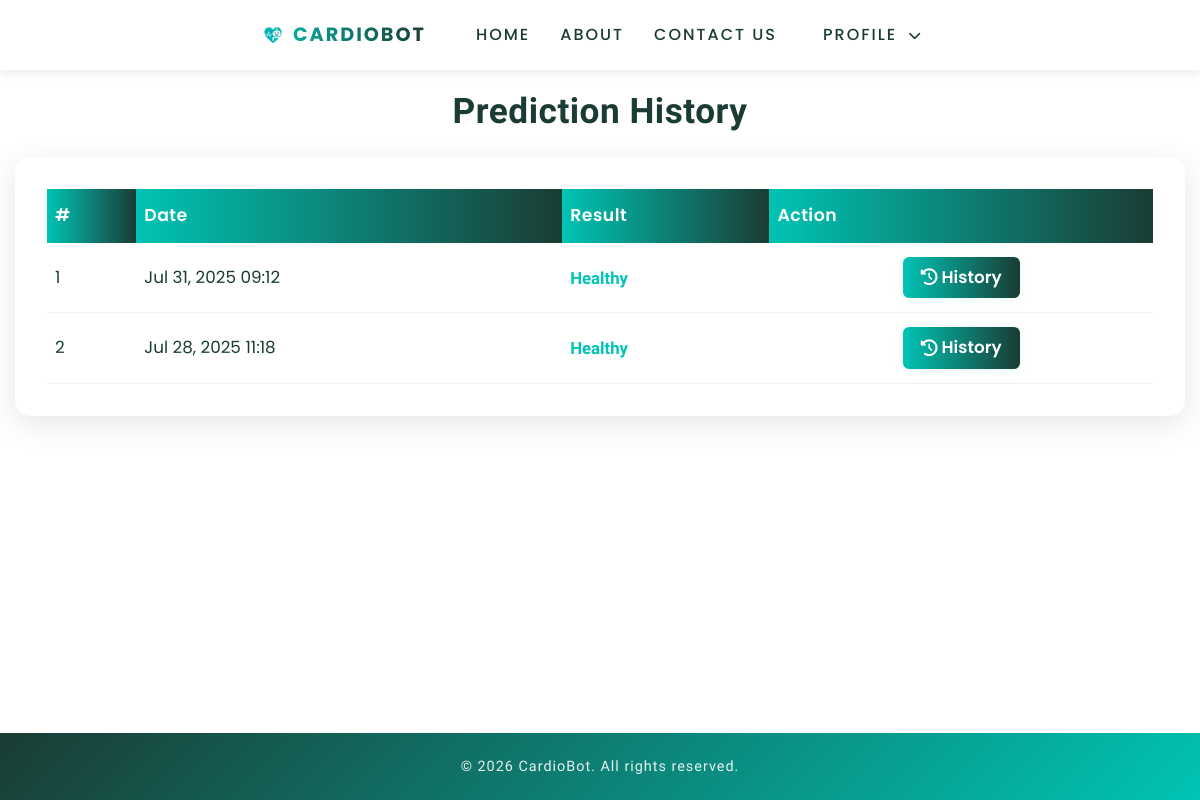
The page /view_search_pat (signed in) on the database as committed earlier.
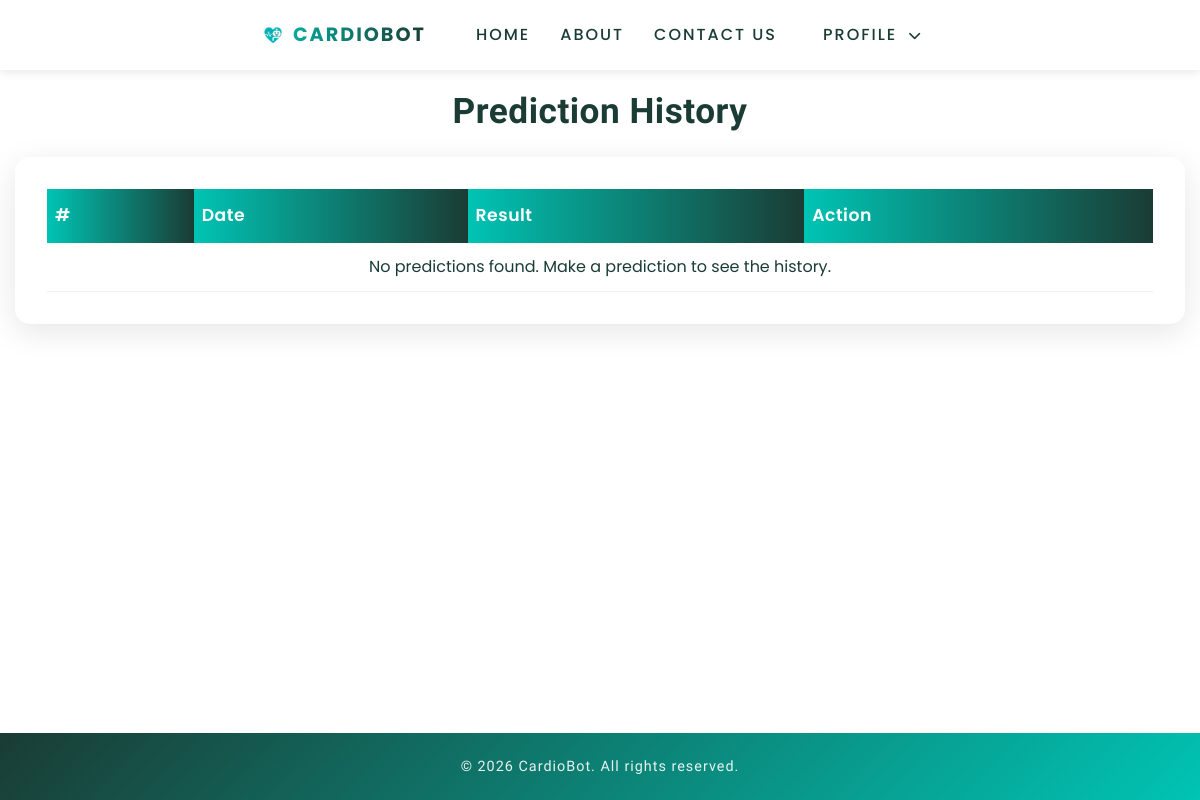
The same page on the database as committed later.
### health/models.py (models this page shows, shortened)
class Search_Data(models.Model):
    patient = models.ForeignKey(Patient, on_delete=models.CASCADE, null=True, blank=True)
    doctor = models.ForeignKey(Doctor, on_delete=models.CASCADE, null=True, blank=True)
    prediction_accuracy = models.CharField(max_length=100,null=True,blank=True)
    result = models.CharField(max_length=100,null=True,blank=True)
    values_list = models.TextField(null=True, blank=True)
    feature_impacts = models.TextField(null=True, blank=True)
    created = models.DateTimeField(auto_now=True,null=True)

### health/views.py (the view)
# urls.py: path('view_search_pat', views.view_search_pat, name='view_search_pat'),
@login_required(login_url="login")
def view_search_pat(request):
    try:
        if request.user.is_staff:
            data = Search_Data.objects.all().order_by('-created')
        elif hasattr(request.user, 'doctor'):
            doctor = request.user.doctor
            data = Search_Data.objects.filter(doctor=doctor).order_by('-created')
        elif hasattr(request.user, 'patient'):
            patient = request.user.patient
            data = Search_Data.objects.filter(patient=patient).order_by('-created')
        else:
            data = []
        for item in data:
            item.parsed_values = {}
            if item.values_list:
                try:
                    item.parsed_values = json.loads(item.values_list)
                except json.JSONDecodeError:
                    print(f"[DEBUG] Error decoding JSON for Search_Data ID {item.id}: {item.values_list}")
                    item.parsed_values = {} # Set to empty dict on error
            if item.patient:
                item.patient_name_from_values = f"{item.patient.user.first_name} {item.patient.user.last_name}".strip()
                item.patient_contact_from_values = item.patient.contact
            else:
                item.patient_name_from_values = item.parsed_values.get('patient_name', 'N/A')
                item.patient_contact_from_values = item.parsed_values.get('patient_contact', 'N/A')
        is_doctor_or_staff = hasattr(request.user, 'doctor') or request.user.is_staff
        return render(request, 'view_search_pat.html', {'data': data, 'is_doctor_or_staff': is_doctor_or_staff})
    except Exception as e:
        print(f"[DEBUG] Error in view_search_pat: {e}")
        return render(request, 'view_search_pat.html', {'data': [], 'is_doctor_or_staff': False})

### health/context_processors.py (called while the page is built)
def unread_feedback_count(request):
    if request.user.is_authenticated and request.user.is_staff:
        count = Feedback.objects.filter(is_read=False).count()
        return {'unread_feedback_count': count}
    return {'unread_feedback_count': 0}

### health/templates/view_search_pat.html (shortened to what this page needs)
{% extends 'index.html' %}
{% load static %}
{% block body %}
<div class="search-container">
    <h1 class="search-title">Prediction History</h1>
    <div class="search-table">
        <table id="example" class="display" style="width:100%">
            <thead>
                <tr>
                    <th>#</th>
                    <th>Date</th>
                    <th>Result</th>
                    <th>Action</th>
                </tr>
            </thead>
            <tbody>
                {% for i in data %}
                <tr>
                    <td>{{forloop.counter}}</td>
                    <td>{{i.created|date:"M d, Y H:i"}}</td>
                    <td>
                        {% if i.patient %}
                        {% if i.result == "0" %}
                        <h5 class="healthy">Healthy</h5>
                        {% else %}
                        <h5 class="unhealthy">Unhealthy</h5>
                        {% endif %}
                        {% else %}
                        {% if i.result == "0" %}
                        <h5 class="unhealthy">Unhealthy</h5>
                        {% else %}
                        <h5 class="healthy">Healthy</h5>
                        {% endif %}
                        {% endif %}
                    </td>
                    <td class="action-buttons">
                        <a href="{% url 'view_prediction_history' i.id %}" class="btn btn-info btn-sm">
                            <i class="fa fa-history"></i> History
                        </a>
                    </td>
                </tr>
                {% empty %}
                <tr>
                    <td colspan="{% if is_doctor_or_staff %}7{% else %}5{% endif %}" class="no-data">
                        No predictions found. Make a prediction to see the history.
                    </td>
                </tr>
                {% endfor %}
            </tbody>
        </table>
    </div>
</div>
{% endblock %}

### health/templates/index.html (shortened to what this page needs)
<!DOCTYPE html>
{% load static %}
<html lang="en">
<head>
	<link rel="stylesheet" href="{% static 'css/bootstrap.css' %}">
	<link href="{% static 'css/css_slider.css' %}" type="text/css" rel="stylesheet" media="all">
	<link rel="stylesheet" href="{% static 'css/style.css' %}" type="text/css" media="all" />
	<link href="{% static 'css/font-awesome.min.css' %}" rel="stylesheet">
	<link rel="stylesheet" href="https://unpkg.com/swiper/swiper-bundle.min.css" />
	<link rel="stylesheet" href="https://use.fontawesome.com/releases/v6.4.2/css/all.css">
	<link rel='stylesheet' type='text/css' href="https://cdn.datatables.net/1.10.21/css/jquery.dataTables.min.css">
	<link rel='stylesheet' type='text/css'
		href="https://cdn.datatables.net/buttons/1.6.2/css/buttons.dataTables.min.css">
</head>
<body>
	<nav class="navbar">
		<div class="nav-container">
			<a href="{% url 'home' %}" class="logo">
				<img src="{% static 'images/cb-icon-32.png' %}" alt="CardioBot Icon" class="logo-icon">
				CardioBot
			</a>
			<div class="nav-links">
				<a href="{% url 'home' %}">Home</a>
				{% if not user.is_authenticated or not user.is_staff %}
					<a href="{% url 'about' %}">About</a>
					<a href="{% url 'contact' %}">Contact Us</a>
				{% endif %}
				{% if user.is_authenticated %}
					{% if user.is_staff %}
						<div class="dropdown">
							<a href="#">Admin</a>
							<div class="dropdown-content">
								<a href="{% url 'view_doctor' %}">View Doctors</a>
								<a href="{% url 'view_patient' %}">View Patients</a>
								<a href="{% url 'view_feedback' %}">View Feedback {% if unread_feedback_count > 0 %}<span class="notification-badge">{{ unread_feedback_count }}</span>{% endif %}</a>
							</div>
						</div>
						<a href="{% url 'logout' %}" class="nav-button" style="margin-left: 15px;">Logout</a>
					{% else %}
						<div class="dropdown">
							<a href="#" class="nav-link">Profile <i class="fa fa-chevron-down" style="font-size: 0.8em; margin-left: 5px;"></i></a>
						</div>
					{% endif %}
				{% else %}
					<a href="{% url 'login' %}" class="nav-button">Login / Register</a>
				{% endif %}
			</div>
		</div>
	</nav>
	<div class="main-content">
		{% block body %}
		{% endblock %}
	</div>
	<footer class="footer">
		<div class="footer-content">
			<p>&copy; {% now "Y" %} CardioBot. All rights reserved.</p>
		</div>
	</footer>
</body>
</html>

### health/static/css/style.css (style rules this page uses)
body { padding: 0; margin: 0; background: #FFF; font-family: 'Quicksand', sans-serif; }
body a, body button { transition: 0.5s all; -webkit-transition: 0.5s all; -moz-transition: 0.5s all; -o-transition: 0.5s all; -ms-transition: 0.5s all; text-decoration: none; }
html { scroll-behavior: smooth; }
h1, h2, h3, h4, h5, h6 { margin: 0; padding: 0; font-family: 'Mukta', sans-serif; }
p { margin: 0; padding: 0; font-size: 15px; letter-spacing: 1px; line-height: 1.9; color: #999; font-family: 'Quicksand', sans-serif; }
nav { margin: 0; padding: 0; background: #fff; box-shadow: 0 2px 4px rgba(0,0,0,0.1); }
nav:after { content: ""; display: table; clear: both; }
nav a { padding: 0; color: #2D3748; font-size: 13px; letter-spacing: 2px; font-weight: 700; text-transform: uppercase; display: inline-block; transition: 0.5s all; -webkit-transition: 0.5s all; -moz-transition: 0.5s all; -o-transition: 0.5s all; -ms-transition: 0.5s all; }
footer { background: #2D3748; color: #F7FAFC; background-size: cover; -webkit-background-size: cover; -moz-background-size: cover; -o-background-size: cover; -ms-background-size: cover; }

### health/templates/index.html (style rules this page uses)
* { margin: 0; padding: 0; box-sizing: border-box; font-family: 'Poppins', sans-serif; }
body { min-height: 100vh; display: flex; flex-direction: column; }
.navbar { background: white; padding: 15px 0; box-shadow: 0 2px 10px rgba(0,0,0,0.1); position: sticky; top: 0; z-index: 1000; }
.nav-container { max-width: 1200px; margin: 0 auto; padding: 0 20px; display: flex; justify-content: space-between; align-items: center; }
.logo-icon { height: 24px; width: 24px; margin-right: 8px; }
.logo { display: flex; align-items: center; font-weight: bold; font-size: 1.2rem; color: #1A3C34; text-decoration: none; background: linear-gradient(90deg, #00C4B4, #1A3C34); -webkit-background-clip: text; -webkit-text-fill-color: transparent; margin-right: 50px; }
.nav-links { display: flex; gap: 30px; align-items: center; }
.nav-links a { color: #1A3C34; text-decoration: none; font-weight: 500; transition: color 0.3s ease; font-size: 1rem; }
.dropdown { position: relative; display: inline-block; }
.dropdown .nav-link { cursor: pointer; }
.footer { background: linear-gradient(135deg, #1A3C34, #00C4B4); color: white; padding: 20px 0; margin-top: auto; }
.footer-content { max-width: 1200px; margin: 0 auto; padding: 0 20px; text-align: center; }
.footer p { opacity: 0.9; font-size: 0.9rem; color: white; }
.main-content { flex: 1; }

### health/templates/view_search_pat.html (style rules this page uses)
.search-container { padding: 20px 15px; margin: 0; display: flex; flex-direction: column; align-items: center; width: 100%; box-sizing: border-box; }
.search-title { color: #1A3C34; margin: 0 0 25px 0; font-size: clamp(1.5rem, 4vw, 2.2rem); font-weight: 700; text-align: center; letter-spacing: 0.5px; padding: 0 10px; }
.search-table { background: white; border-radius: 15px; box-shadow: 0 8px 32px rgba(0, 0, 0, 0.10); padding: clamp(15px, 3vw, 32px); margin: 0 auto; width: 100%; max-width: 1200px; overflow-x: auto; }
table.display { width: 100%; border-collapse: separate; border-spacing: 0; font-size: clamp(0.9rem, 2vw, 1.05rem); background: white; }
table.display thead th, table.dataTable thead th, table.dataTable thead th.sorting, table.dataTable thead th.sorting_asc, table.dataTable thead th.sorting_desc { background: linear-gradient(90deg, #00C4B4, #1A3C34) !important; color: white !important; font-weight: 600; border: none; padding: clamp(10px, 2vw, 14px) clamp(6px, 1vw, 8px); font-size: clamp(0.9rem, 2vw, 1.08rem); letter-spacing: 0.5px; white-space: nowrap; }
table.display tbody td { padding: clamp(8px, 2vw, 12px) clamp(6px, 1vw, 8px); border-bottom: 1.5px solid #f0f0f0; color: #1A3C34; vertical-align: middle; }
.no-data { text-align: center; padding: 20px; color: #6c757d; font-size: clamp(14px, 2vw, 16px); }
@media (max-width: 1200px) { .search-table { margin: 0 15px; } }

Rows that differ between the two databases and show on the page:
removed Search_Data: created "Jul 31, 2025 09:12", result "Healthy"
removed Search_Data: created "Jul 28, 2025 11:18", result "Healthy"
Other text that changed with them:
text now shown: "No predictions found. Make a prediction to see the history."
